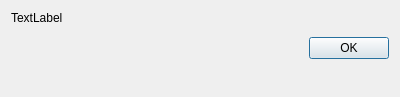
<?xml version="1.0" encoding="UTF-8"?>
<ui version="4.0">
 <class>SelectCategoryDlg</class>
 <widget class="QDialog" name="SelectCategoryDlg">
  <property name="geometry">
   <rect>
    <x>0</x>
    <y>0</y>
    <width>400</width>
    <height>97</height>
   </rect>
  </property>
  <property name="windowTitle">
   <string>Please select category</string>
  </property>
  <layout class="QVBoxLayout" name="verticalLayout">
   <item>
    <widget class="QLabel" name="DescriptionLbl">
     <property name="text">
      <string>TextLabel</string>
     </property>
    </widget>
   </item>
   <item>
    <widget class="CategorySelector" name="CategoryWidget" native="true"/>
   </item>
   <item>
    <widget class="QDialogButtonBox" name="buttonBox">
     <property name="orientation">
      <enum>Qt::Horizontal</enum>
     </property>
     <property name="standardButtons">
      <set>QDialogButtonBox::Ok</set>
     </property>
    </widget>
   </item>
   <item>
    <spacer name="verticalSpacer">
     <property name="orientation">
      <enum>Qt::Vertical</enum>
     </property>
     <property name="sizeHint" stdset="0">
      <size>
       <width>20</width>
       <height>40</height>
      </size>
     </property>
    </spacer>
   </item>
  </layout>
 </widget>
 <customwidgets>
  <customwidget>
   <class>CategorySelector</class>
   <extends>QWidget</extends>
   <header>jal/widgets/reference_selector.h</header>
   <container>1</container>
  </customwidget>
 </customwidgets>
 <resources/>
 <connections>
  <connection>
   <sender>buttonBox</sender>
   <signal>accepted()</signal>
   <receiver>SelectCategoryDlg</receiver>
   <slot>close()</slot>
   <hints>
    <hint type="sourcelabel">
     <x>199</x>
     <y>60</y>
    </hint>
    <hint type="destinationlabel">
     <x>199</x>
     <y>52</y>
    </hint>
   </hints>
  </connection>
 </connections>
</ui>
